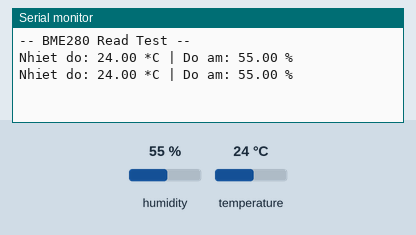
The program below on a simulated ESP32. Parts: the last lines printed to the serial monitor. The test bench sets the inputs (shaded band); at power-on: humidity 55 %, temperature 24 °C.

Above: at 2.8 s.
2.9 s: humidity set to 22 %
At 4.6 s:
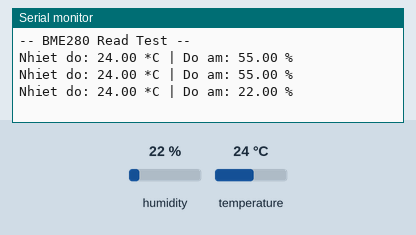
5.6 s: temperature set to 12 °C
At 7.4 s:
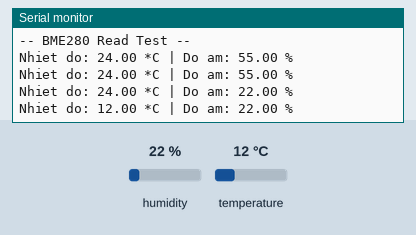
8.3 s: humidity set to 40 %
At 10.7 s:
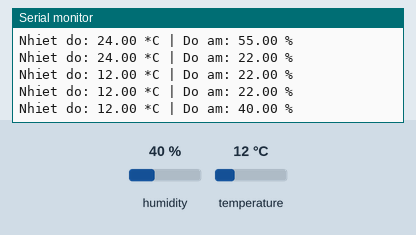
Timing chart, 0 to 12.2 s (numbered marks = the images above; inputs shaded):
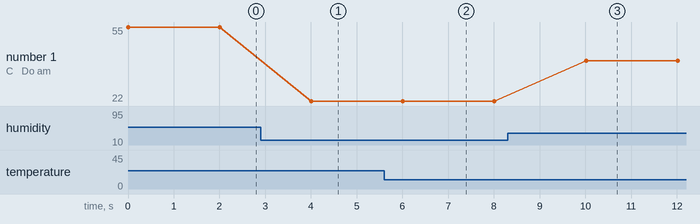

Measured:
- after the input at 2.9 s, the serial monitor: prints a new line after 1.1 s (image 1)
- after the input at 5.6 s, the serial monitor: prints a new line after 0.41 s (image 2)
- after the input at 8.3 s, the serial monitor: prints a new line after 1.7 s (image 3)
- plotted number 1: 55 → 22 after the input at 2.9 s, 22 → 40 after the input at 8.3 s

The program:

main.cpp
```cpp
#include <Arduino.h>
#include <Wire.h>
#include <Adafruit_Sensor.h>
#include <Adafruit_BME280.h>

Adafruit_BME280 bme; // Sử dụng I2C

void setup()
{
    Serial.begin(115200);

    // Khởi tạo I2C trên chân 21 (SDA) và 22 (SCL)
    if (!bme.begin(0x76))
    {
        Serial.println("Could not find a valid BME280 sensor, check wiring!");
        while (1)
            ;
    }

    Serial.println("-- BME280 Read Test --");
}

void loop()
{
    float temp = bme.readTemperature();
    float hum = bme.readHumidity();

    // In ra Serial Monitor
    Serial.printf("Nhiet do: %.2f *C | Do am: %.2f %%\n", temp, hum);

    delay(2000); // Đợi 2 giây
}
```

SensorHelper.cpp
```cpp

```
